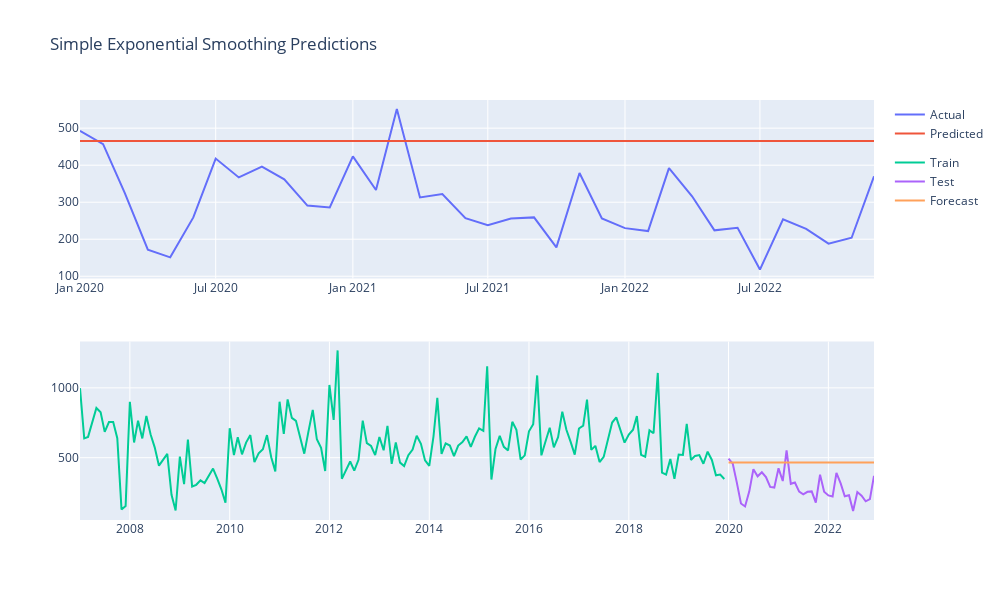

The notebook cell saved with this chart:
### Markdown cell above
#### Simple Exponential Smoothing

### Code cell
model_name='Simple Exponential Smoothing'
span = 12
alpha = 2/(span+1)

# Train
model = SimpleExpSmoothing(train[dep_var]).fit(smoothing_level=alpha,optimized=False)

# Predict
predictions = model.predict(start=start, end=end)

# Forecast accuracy
forecast_accuracy(model_name, test[dep_var], predictions, True, True)
